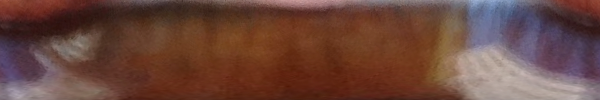
//> input picture iris-recognition/irises_MICHE_iPhone5_norm/004_IP5_OU_F_LI_01_1.iris.norm.png, 600 x 100 px; the run also reads 1 picture not shown here
$ ./iris   (built with g++ and OpenCV 4)
//> lines starting //> are read from the running program, lines starting //| are printed output that depends on the picture; after the words box and inside, x2 and y2 are one past the last pixel; in counts of white or black regions, pixels touching at a corner belong together; pictures that were not available may be replaced by others from this repository, and a replacement may not be noted
// g++ iris.cpp -o iris -std=c++11 `pkg-config --cflags --libs opencv`
#include <iostream>
#include <string>
#include <opencv2/highgui.hpp>
#include <opencv2/imgproc.hpp>
#include <dirent.h>
#include <unistd.h>
// #include <sys/types.h>
// #include <iomanip>

int showDiff(cv::Mat, cv::Mat);
std::vector<std::string> loadDir(std::string);
int compareImages(std::vector<std::string>);
int compareHistograms(cv::Mat, cv::Mat);

int compareVectors(cv::Mat, cv::Mat);
std::vector<int> vecFromImg(cv::Mat, int);
std::vector<int> flWindow(std::vector<int>, int);
std::vector<int> scaleVector(std::vector<int>, int);
int vectorDiff(std::vector<int>, std::vector<int>, int&, int&, int&);

int plot(std::vector<int>, std::vector<int>);
int plotVectorToImg(cv::Mat, std::vector<int>, int, int, cv::Vec3b);
cv::Mat DFT(cv::Mat);

int abs(int x);

int main(int argc, char const *argv[]) {

  std::vector<std::string> paths;
  paths = loadDir("/irises_MICHE_iPhone5_norm/");
  compareImages(paths);

  const int WINDOW = 50;

  cv::Mat image1;
  cv::Mat image2;

  // load image
  image1 = cv::imread("irises_MICHE_iPhone5_norm/001_IP5_IN_F_RI_01_1.iris.norm.png");
  if (! image1.data) {
    std::cout << "Could not open or find image1" << std::endl;
    return -1;
  }

  // image2 = cv::imread("irises_MICHE_iPhone5_norm/004_IP5_OU_F_LI_01_1.iris.norm.png");
  // image2 = cv::imread("irises_MICHE_iPhone5_norm/008_IP5_IN_R_LI_01_1.iris.norm.png");
  image2 = cv::imread("irises_MICHE_iPhone5_norm/001_IP5_IN_F_RI_01_2.iris.norm.png");
  if (! image2.data) {
    std::cout << "Could not open or find image2" << std::endl;
    return -1;
  }

  if (image1.cols != image2.cols || image1.rows != image2.rows) {
    std::cout << "dim of picture 1 is not equal to dim of picture2";
    return -1;
  }

  // [23 lines of commented-out code are left out]

  return 0;
}

// showDiff function takes two given images,
// convert them to gray scale
// create new image same size as given pictures
// compre all of the pixels and for each pixel position write value to new image
// value is absolute value of difference of pixels in given images
// [31 lines left out: function showDiff, not called in this run]

// loadDir get relative path, append it to current working directory
// read all files in directory and retun paths as std::vector<std::string>
std::vector<std::string> loadDir(std::string relativePath) {
//> called with relativePath = "/irises_MICHE_iPhone5_norm/"
  // get current working directory and append relative path to files
  char cwd[1024];
  getcwd(cwd, sizeof(cwd)) != NULL;
  std::string imagesDir(cwd);
  imagesDir.append(relativePath);

  // get all fileNames in directory
  std::vector<std::string> paths; // vector of files in directory
  DIR* dirp = opendir(strdup(imagesDir.c_str()));
  struct dirent * dp;
  int i = 0;
  while ((dp = readdir(dirp)) != NULL) {
    // I don't want first two paths (. ..)
    if (i>1) {
      paths.push_back(imagesDir + (dp->d_name));
    }
    i++;
  }

  closedir(dirp);
  return paths;
}

// compareImages reads files given in form of filepaths
// THIS WILL BE ACTUALL LOOP COMPARING IMAGE WITH EACH OTHER
int compareImages(std::vector<std::string> paths) {
  // each with each
  for (int i=0; i<paths.size(); i++) {  //paths.size()
    for (int j=i+1; j<paths.size(); j++) {  //paths.size()

      // check just images of one iris ==
      // check just images of different iris !=
      if ( paths[i].substr(0,paths[i].size()-16) == paths[j].substr(0,paths[j].size()-16) ) {
        continue;
      }
      cv::Mat img1 = cv::imread(paths[i]);
//> img1 is the input picture: 100 rows x 600 cols, CV_8UC3; mean B, G, R 61.1, 70.6, 106.4
      if (! img1.data) {
        std::cout << "Could not open or find image1" << std::endl;
        return -1;
      }
      cv::Mat img2 = cv::imread(paths[j]);
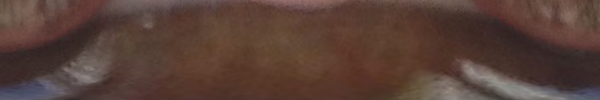
//> input picture iris-recognition/irises_MICHE_iPhone5_norm/006_IP5_OU_F_LI_01_2.iris.norm.png, 600 x 100 px, given in place of .., which was not available
//> img2 is the input picture: 100 rows x 600 cols, CV_8UC3; mean B, G, R 55.5, 63.9, 88.1
      if (! img2.data) {
        std::cout << "Could not open or find image2" << std::endl;
        return -1;
      }

      compareVectors(img1, img2);
      // std::cout << paths[i].substr(73, 20)  << " VS " << paths[j].substr(73, 20) << std::endl;

    }
  }
}

// compareHistograms load histograms from images
// compare histograms by 5 methods and return number how many tests hists passed
// [57 lines left out: function compareHistograms, not called in this run]

// compareVectors is function running vector comparison method on two given images
int compareVectors(cv::Mat img1, cv::Mat img2) {
  std::vector<int> V1, V2;
  V1 = vecFromImg(img1, 10);
//> in vecFromImg, `cv::cvtColor(img, greyImg, cv::COLOR_RGB2GRAY);`:
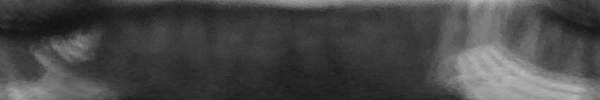
//> greyImg: 100 rows x 600 cols, CV_8UC1; min 15, max 185, mean 71.9
//> after the loop in vecFromImg, `for (int j=0; j<greyImg.cols-window; j++)`: V = 53100 items
//> V1 = 53100 items
  V2 = vecFromImg(img2, 10);
//> call 2 of vecFromImg, with window = 10
//> in vecFromImg (call 2), `cv::cvtColor(img, greyImg, cv::COLOR_RGB2GRAY);`:
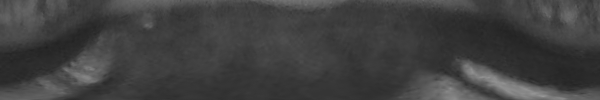
//> greyImg: 100 rows x 600 cols, CV_8UC1; min 31, max 151, mean 64.2
//> V2 = 53100 items

  // smoothing graph
  for (int i=0; i<3; i++) {
    V1 = flWindow(V1, 100);
    V2 = flWindow(V2, 100);
  }

  int maxDiff, sumDiff, averageDiff = 0;

  vectorDiff(V1, V2, maxDiff, averageDiff, sumDiff);

  // [6 lines of commented-out code are left out]
  if (averageDiff < 33) {
    std::cout << "averageDiff: " << averageDiff << std::endl;
    cv::imshow("emg1", img1);
    cv::imshow("img2", img2);
    plot(V1, V2);
  }
}

// vectorDiff wil loop through all
int vectorDiff(std::vector<int> V1, std::vector<int> V2, int &maxDiff, int &averageDiff, int &sumDiff) {
  if (V1.size() != V2.size()) {
    std::cout << "vectors are not same" << std::endl;
    return 0;
  }

  maxDiff = 0;
  sumDiff = 0;
  for (int i=0; i<V1.size(); i++) {
    int diff = abs(V1[i] - V2[i]);
    sumDiff += diff;
    if (diff > maxDiff) {
      maxDiff = diff;
    }
  }
//> this loop made 52800 passes
//> (diff, sumDiff) on passes 1 to 12: (6, 6), (6, 12), (6, 18), (6, 24), (6, 30), (6, 36), (6, 42), (6, 48), (6, 54), (6, 60), (6, 66), (6, 72)
//> diff on passes 3165, 3172, 3260, 3363, 3526, 8047: 7, 8, 9, 10, 11, 12
//> after the loop, sumDiff = 962465; maxDiff = 81
  averageDiff = sumDiff / V1.size();
//> averageDiff = 18
  std::cout << "maxDiff: " << maxDiff << " sumDiff: " << sumDiff << " averageDiff: " << averageDiff << std::endl;
//| maxDiff: 81 sumDiff: 962465 averageDiff: 18
//> in compareVectors, `vectorDiff(V1, V2, maxDiff, averageDiff, sumDiff);`: maxDiff = 81; averageDiff = 18; sumDiff = 962465
//| averageDiff: 18
}

// vecFromImg runs square window through image and get average value from every window position
// return vector of averageas
std::vector<int> vecFromImg(cv::Mat img, int window) {
  std::vector<int> V;

  // convert image to greyscale if not yet
  cv::Mat greyImg;
  if (img.channels() != 1) {
    cv::cvtColor(img, greyImg, cv::COLOR_RGB2GRAY);
  } else {
    greyImg = img;
  }

  // loop through image
  for (int j=0; j<greyImg.cols-window; j++) {
    for (int i=0; i<greyImg.rows-window; i++) {
      int S = 0;
      // loop throught positioned window
      for (int y=j; y<j+window; y++) {  // WINDOW-1
        for (int x=i; x<i+window; x++) {  //WINDOW-1
          S += (int)greyImg.at<uchar>(x, y);
        }
      }
      int A = S / (window * window);
      V.push_back(A);
    }
  }
  return V;
};


// plot will make adjustments on vectors and call plot function to write pixels to image
// just graphical representation
int plot(std::vector<int> V1, std::vector<int> V2) {
  // check if size of both images fits
  if (V1.size() != V2.size()) {
    std::cout << "scale of vectors isn't same" << std::endl;
    return -1;
  }

  // scale vector to wanted size
  int maxSize = V1.size();
//> maxSize = 52800
  int scale = maxSize / 1000;
//> scale = 52
  V1 = scaleVector(V1, scale);
//> the loop in scaleVector, `for (int i=0; i<V.size()-scaleDown; i=i+scaleDown)` made 1015 passes
//> S on passes 1 to 3: 3536, 3536, 3536
//> after the loop in scaleVector, `for (int i=0; i<V.size()-scaleDown; i=i+scaleDown)`: NV = 1015 values, max 144 at index 834, min 46 at index 486, mean 68.52
//> V1 has the same summary as NV in scaleVector
  V2 = scaleVector(V2, scale);
//> the loop in scaleVector (call 2), `for (int i=0; i<V.size()-scaleDown; i=i+scaleDown)` made 1015 passes
//> S on passes 1 to 3: 3224, 3224, 3224
//> V2 = 1015 values, max 69 at index 136, min 55 at index 598, mean 61.1
  int size = V1.size();
//> size = 1015

  // init parameters of plot
  int x_offset = 50, y_offset = 50;
  int height = 500, width = size + y_offset + 20;
//> width = 1085
  cv::Vec3b blue = {255, 0, 0}, green = {0, 255, 0}, red = {0, 0, 255}, black = {0, 0, 0};

  // create image
  cv::Mat plot(height, width, CV_8UC3, cv::Scalar(255, 255, 255));
//> plot: 500 rows x 1085 cols, CV_8UC3; every value is 255

  // vertical border
  for (int j=0; j<height; j++) {
    plot.at<cv::Vec3b>(cv::Point(y_offset,j)) = black;
  }
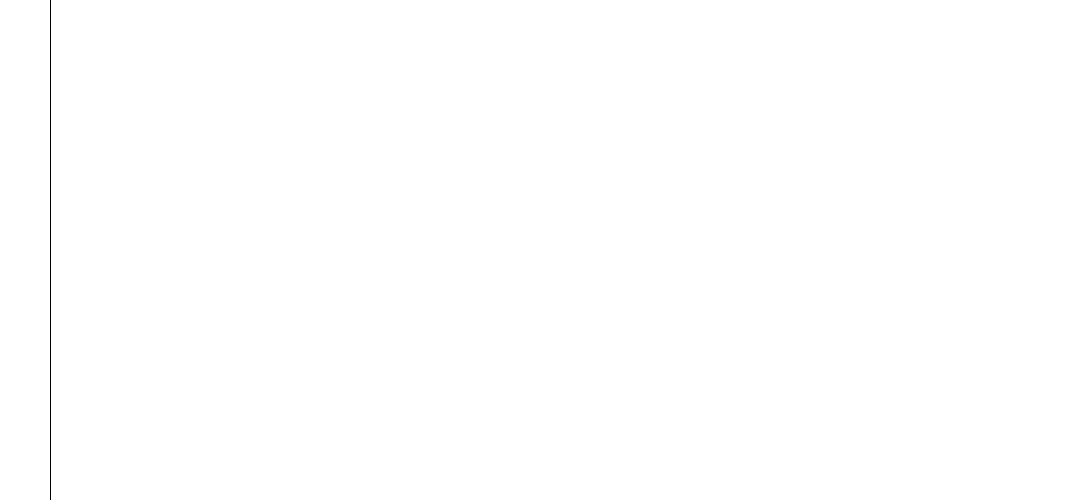
//> plot: 500 rows x 1085 cols, CV_8UC3; 99.9% white; black in thin lines or dots, all inside (x1, y1, x2, y2) = (50, 0, 51, 500)
  // horizontal border
  for (int i=0; i<width; i++) {
    plot.at<cv::Vec3b>(cv::Point(i,height-x_offset)) = black;
  }
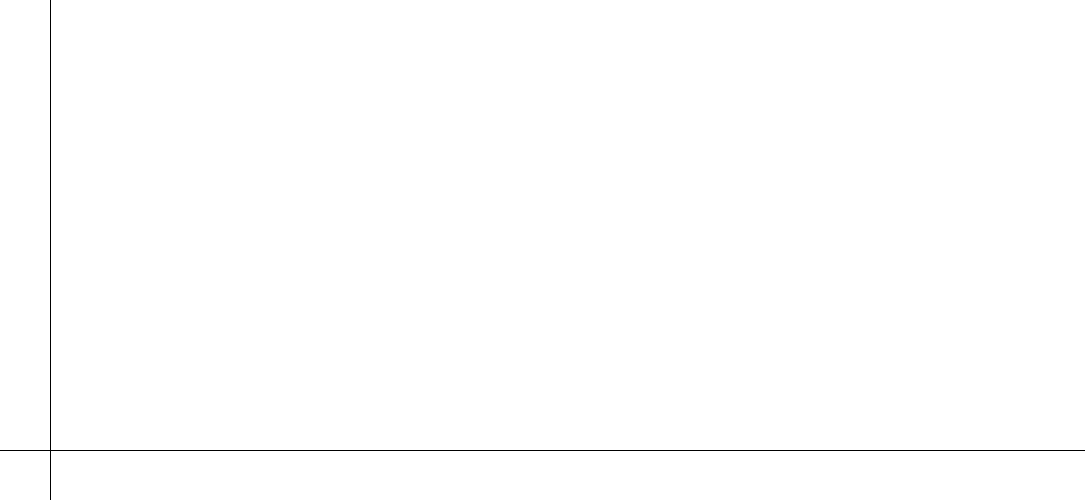
//> plot: 500 rows x 1085 cols, CV_8UC3; 99.7% white; black in thin lines or dots

  // plot each vector into the image
  plotVectorToImg(plot, V1, x_offset, y_offset, blue);
  plotVectorToImg(plot, V2, x_offset, y_offset, red);

  // display image
  cv::imshow("plot", plot);
  cv::waitKey(0);
}

// plotVectorToImg will take image and write pixels to image (plot)
int plotVectorToImg(cv::Mat plot, std::vector<int> v, int x_offset, int y_offset, cv::Vec3b color) {
//> called with x_offset = 50, y_offset = 50, color = [255, 0, 0]

  // loop over vector and paint pixels ()
  for (int i=0; i<v.size(); i++) {
    plot.at<cv::Vec3b>(plot.rows-v[i]-y_offset, i+x_offset) = color;
    // for better visualization of plots
    plot.at<cv::Vec3b>(plot.rows-v[i]-y_offset-1, i+x_offset) = color;
  }
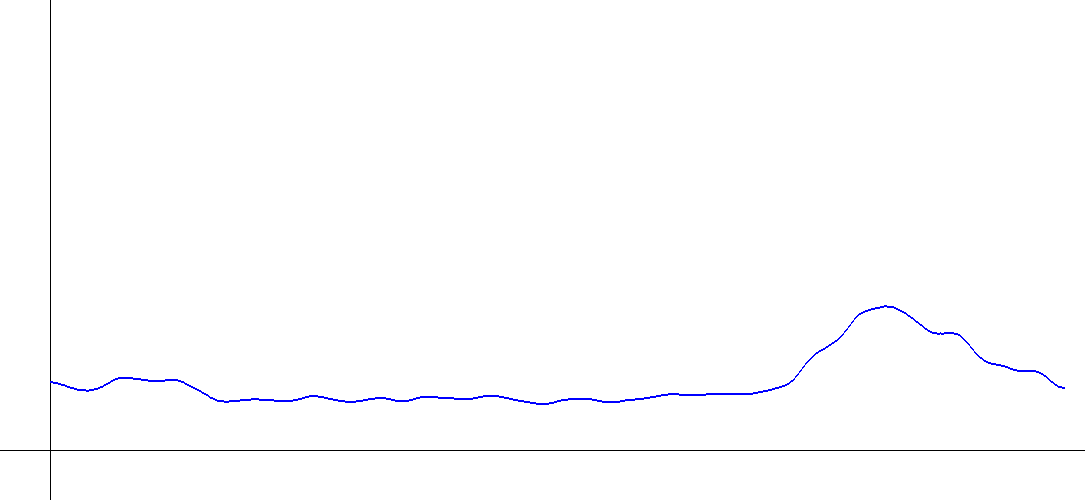
//> plot: 500 rows x 1085 cols, CV_8UC3; 0.37% of pixels changed, all inside (x1, y1, x2, y2) = (50, 305, 1065, 405)
//> call 2 of plotVectorToImg, with x_offset = 50, y_offset = 50, color = [0, 0, 255]
//> after the loop in plotVectorToImg (call 2), `for (int i=0; i<v.size(); i++)`:
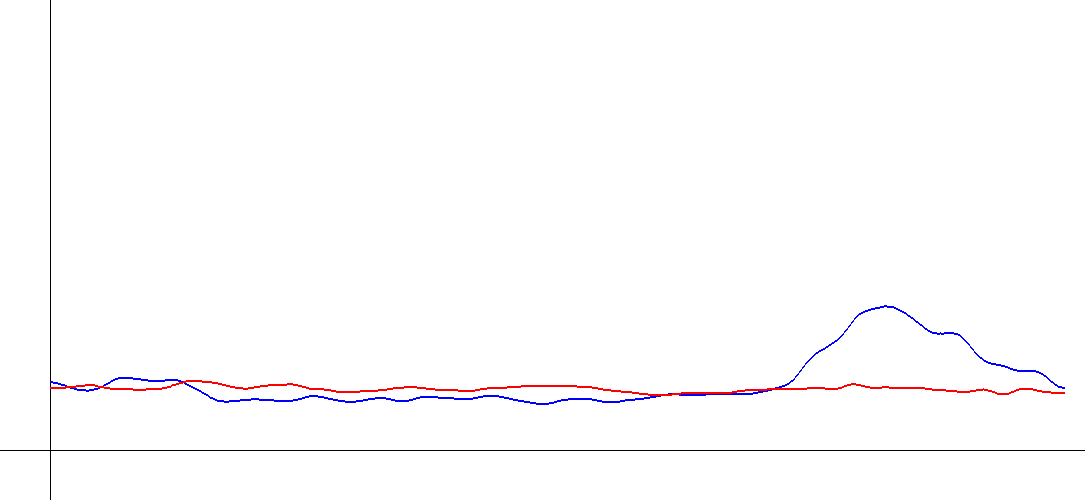
//> plot: 500 rows x 1085 cols, CV_8UC3; 0.37% of pixels changed, all inside (x1, y1, x2, y2) = (50, 380, 1065, 396)
//> pass 3 of the loop in compareImages, `for (int i=0; i<paths.size(); i++)`:
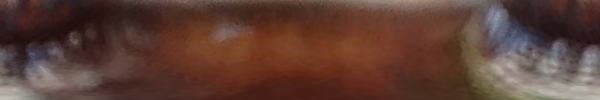
//> input picture iris-recognition/irises_MICHE_iPhone5_norm/015_IP5_OU_F_LI_01_3.iris.norm.png, 600 x 100 px
//> in plot (call 3), `cv::imshow("plot", plot);`:
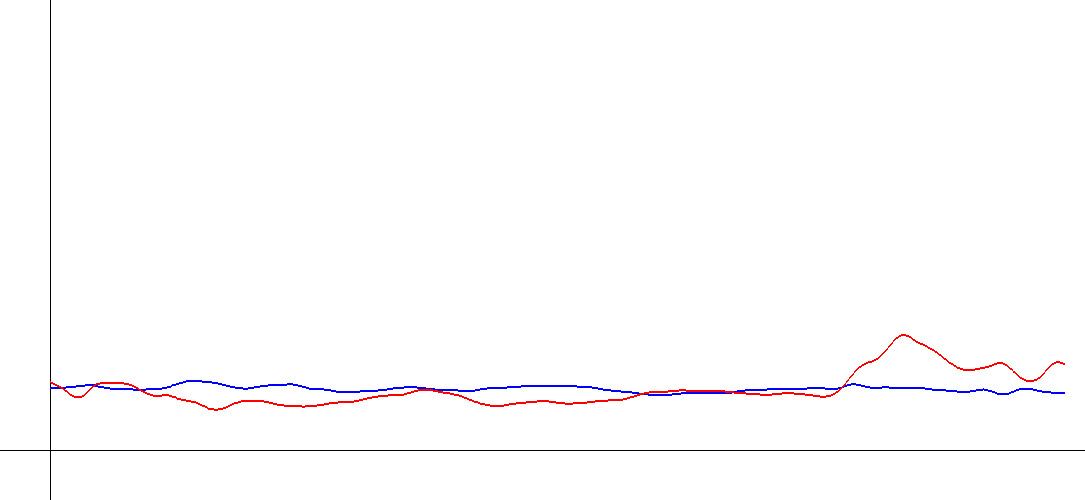
//> window 'plot': 500 rows x 1085 cols, CV_8UC3; mean B, G, R 253.3, 252.4, 253.3
//> the loop made 4 passes; the first 3 are shown
//> further down, image1 is the input picture: 100 rows x 600 cols, CV_8UC3; mean B, G, R 53.5, 63, 93.7
  return 1;
}

// flWindow will smooth data by given window size
std::vector<int> flWindow(std::vector<int> V, int window) {
  std::vector<int> NV;
  for (int i=0; i<V.size()-window; i++) {
    int S = 0;
    for (int j=i; j<i+window; j++) {
      S += V[j];
    }
    NV.push_back(S/window);
  }
  return NV;
};

// scale down stands for how mych should vector scale, 1 = same, 2 = 1/2, 3 = 1/3 ...
std::vector<int> scaleVector(std::vector<int> V, int scaleDown) {
  std::vector<int> NV;
  for (int i=0; i<V.size()-scaleDown; i=i+scaleDown) {
    int S = 0;
    for (int j=i; j<i+scaleDown; j++) {
      S += V[j];
    }
    NV.push_back(S/scaleDown);
  }
  return NV;

}

// DFT run discreate fourier reansformation on image and return image with spectrum
// [63 lines left out: functions DFT, abs, not called in this run]
